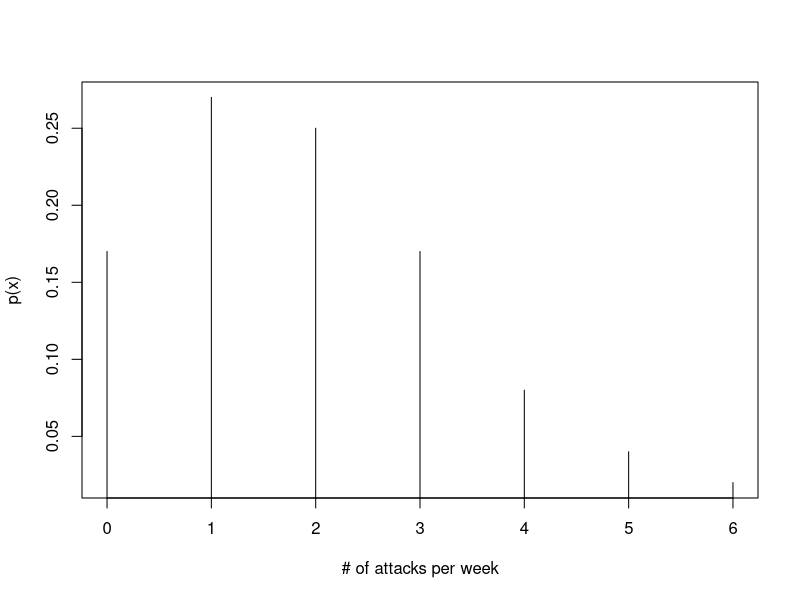
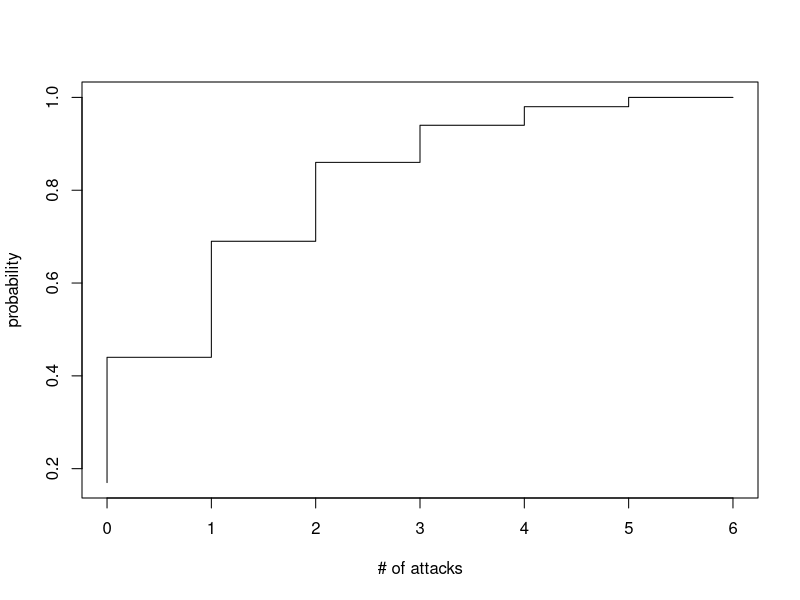

Generate these figures, in order, with R:
# Example: A computer system uses passwords of five characters, each being one of a-z or 0-9.
#  The first character must be a letter. Assume passwords are NOT case sensitive.
# Find the probabilities that 

# (A) a password begins with a vowel (a, e, i, o, u);; 
# 5/26

# (B) ends with an odd number (1, 3, 5, 7, 9);; and 
#  5/(26+10)=5/36

# (C) begins with vowel or ends with an odd number.
# P(A or B)=P(A)+P(B)-P(A & B)
# 5/26+5/36-(5/26*5/36)




f=function(X){
	x^(1/3)


}

# plot(x,y,type='l')
# Root finding
# library(rootSolve)
# uniroot.all

# Example: To obtain a model for campus Internet security in NCCU, the number of attacks occurring each week was observed over a period of 1 year. It was found that
# 0 attacks occurred in each of 9 weeks; 1 attack occurred in each of 14 weeks 2 attacks occurred in each of 13 weeks; 3 attacks occurred in each of 9 weeks 4 attacks s occurred in each of 4 weeks; 5 attacks occurred in each of 2 weeks 6 attacks occurred in each of 1 weeks
# By obtaining the relative frequency of attacks, we can estimate the distribution using R 
 attacks=c(9, 14, 13, 9, 4, 2, 1)
 probability=attacks/sum(attacks)
 probdens=round(probability, 2)

# Visualize the pdf > Attacks=0:6
plot(0:6, probdens, xlab= "# of attacks per week", ylab= "p(x)", type= "h")

# For the aforementioned number of attacks, write out the cdf.
cumprob=cumsum(probdens)
plot(0:6, cumprob, xlab= "# of attacks", ylab= "probability", type= "S")

# compute the expected values
 x=0:6
 sum(x*probability)

# We can further simulate the mean and variance.
attacks_100=sample(c(0:6), 100, replace=T, prob=probability)

# sim 
sum1=rgeom(100,prob=0.03)